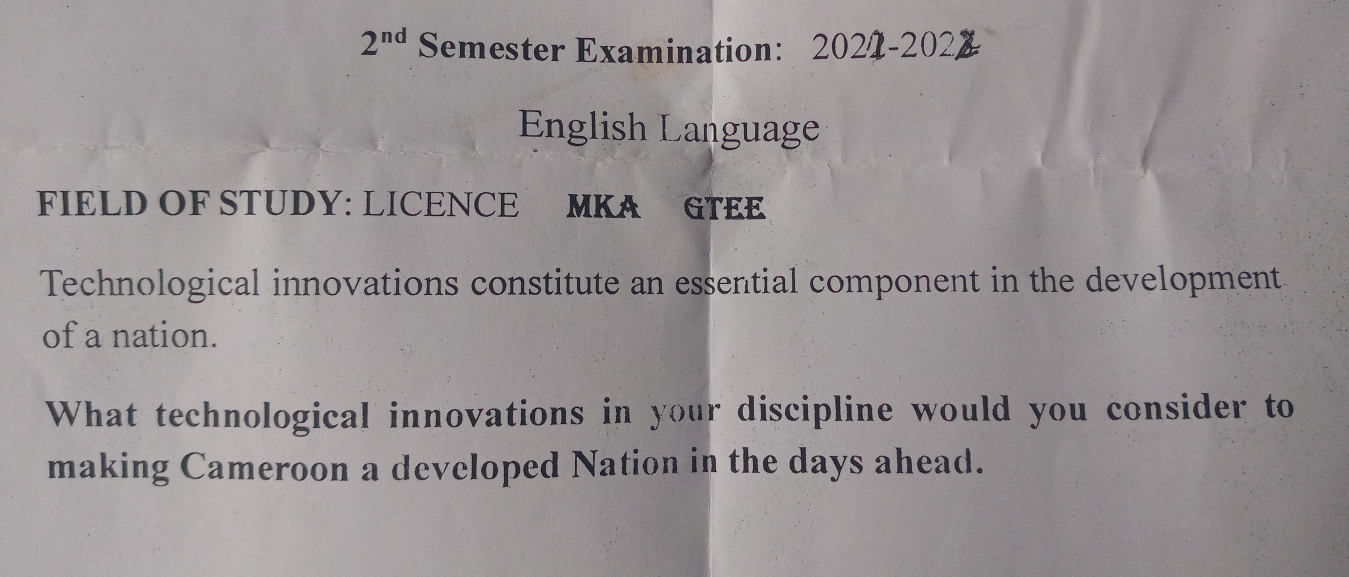
#> input picture img_char_test.jpg, 4046 x 1729 px (shown at 1/3 size)
$ python detection_characters.py
#> lines starting #> are read from the running program, lines starting #| are printed output that depends on the picture
import cv2
import pytesseract


pytesseract.pytesseract.tesseract_cmd = "C:\\Program Files\\Tesseract-OCR\\tesseract.exe"
img = cv2.imread("img_char_test.jpg")
#> img is the input picture: shape (1729, 4046, 3); mean B, G, R 148.1, 146.6, 152.2
img = cv2.resize(img, (1024,512))
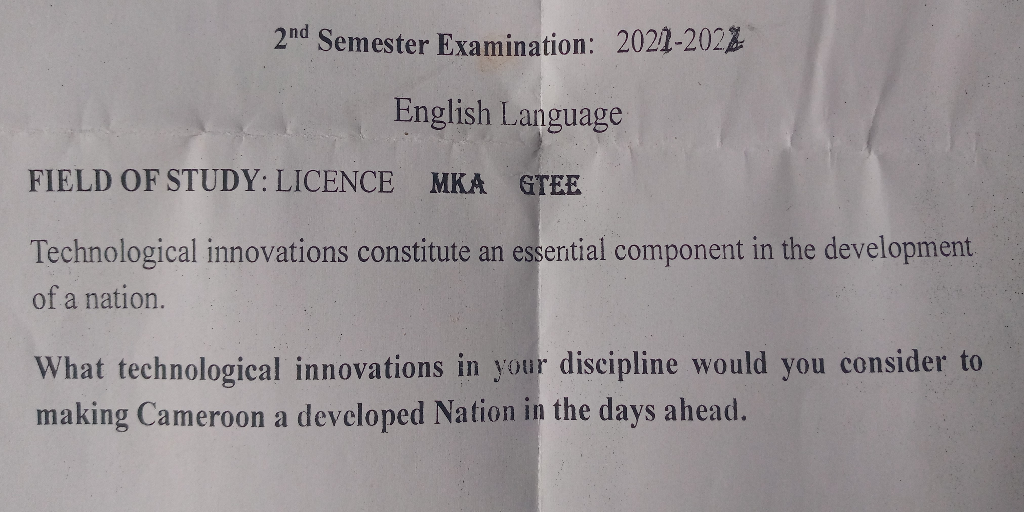
#> img: shape (512, 1024, 3); mean B, G, R 148, 146.5, 152.1
img = cv2.cvtColor(img, cv2.COLOR_BGR2RGB)

# 1. Ici j'affiches les chiffres et les lettres detectes sur l'image
#> (the run stopped early here; a loop or call above may not have finished)
